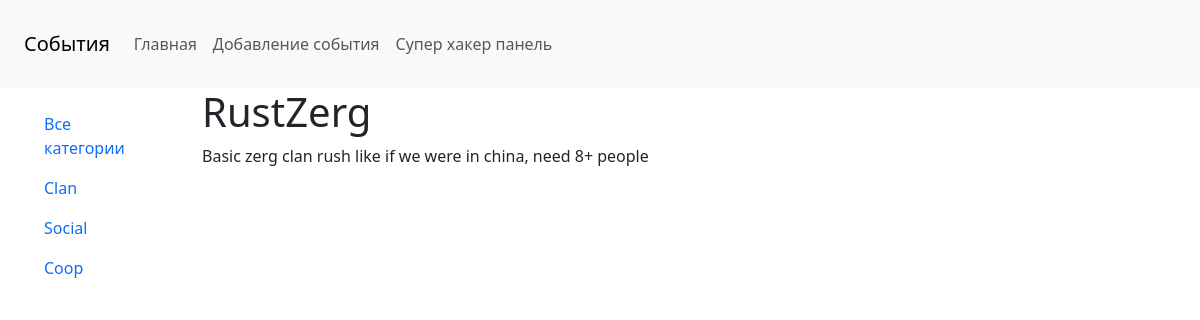
Page /event/rustzerg/ on the committed database.
### index/models.py (models this page shows, shortened)
class Category(models.Model):
    name = models.CharField(max_length=100, db_index=True, verbose_name='Категория')
    slug = models.SlugField(max_length=255, unique=True, db_index=True, verbose_name='URL')
    def get_absolute_url(self):
        return reverse('category', kwargs={'cat_slug': self.pk})
    class Meta:
        verbose_name = 'Категория'
        verbose_name_plural = 'Категории'
        ordering = ['id']

class Event(models.Model):
    title = models.CharField(max_length=255, verbose_name='Заголовок')
    slug = models.SlugField(max_length=255, unique=True, db_index=True, verbose_name='URL')
    content = models.TextField(blank=True, verbose_name='Описание')
    time_create = models.DateTimeField(auto_now_add=True, verbose_name='Время создания')
    time_update = models.DateTimeField(auto_now=True, verbose_name='Время изменения')
    category = models.ForeignKey('Category', on_delete=models.PROTECT, null=True, verbose_name='Категория')
    def __str__(self):
        return self.title
    class Meta:
        verbose_name = 'Событие'
        verbose_name_plural = 'События'
        ordering = ['-time_create', 'title']

### index/views.py (the view)
# urls.py: path('event/<slug:event_slug>/', EventView.as_view(), name='event'),
class EventView(DataMixin, DetailView):
    model = Event
    template_name = 'index/event.html'
    slug_url_kwarg = 'event_slug'
    context_object_name = 'event'
    def get_context_data(self, *, object_list=None, **kwargs):
        context = super().get_context_data(**kwargs)
        c_def = self.get_user_context(title=context['event'])
        return dict(list(context.items()) + list(c_def.items()))

### index/templatetags/index_tags.py (called while the page is built)
@register.inclusion_tag('index/list_categories.html')
def show_categories(sort=None, cat_selected=0):
    if not sort:
        cats = Category.objects.all()
    else:
        cats = Category.objects.order_by(sort)
    return {'cats': cats, 'cat_selected': cat_selected}

@register.inclusion_tag('index/header.html')
def show_header():
    menu = [
        {'title': 'Главная', 'url_name': 'home'},
        {'title': 'Добавление события', 'url_name': 'addevent'},
        {'title': 'Супер хакер панель', 'url_name': 'blocked'},
    ]
    return {'menu': menu}

### index/utils.py (called while the page is built)
    def get_user_context(self, **kwargs):
        context = kwargs
        cats = Category.objects.all()
        context['cats'] = cats
        if 'cat_selected' not in context:
            context['cat_selected'] = 0
        return context

### index/templates/index/event.html
{% extends 'index/base.html' %}
{% block content %}
    <div>
        <h1>{{event.title}}</h1>
        <div>
            <div>
                {% autoescape off %}
                {{ event.content | linebreaks }}
                {% endautoescape %}
            </div>
        </div>
    </div>
{% endblock %}

### index/templates/index/list_categories.html
{% for cat in cats %}
    {% if cat.pk == cat_selected %}
        <li class="nav-item"><a class="nav-link active" href="{{ cat.get_absolute_url }}">{{ cat.name }}</a></li>
    {% else %}
        <li class="nav-item"><a class="nav-link" href="{{ cat.get_absolute_url }}">{{ cat.name }}</a></li>
    {% endif %}
{% endfor %}

### rows in the picture
Category: name "Clan"
Category: name "Social"
Category: name "Coop"
Event: title "RustZerg", content "Basic zerg clan rush like if we were in china, need 8+ people"

### other values in the picture
{{ item.title }} "Главная" "Добавление события" "Супер хакер панель"
